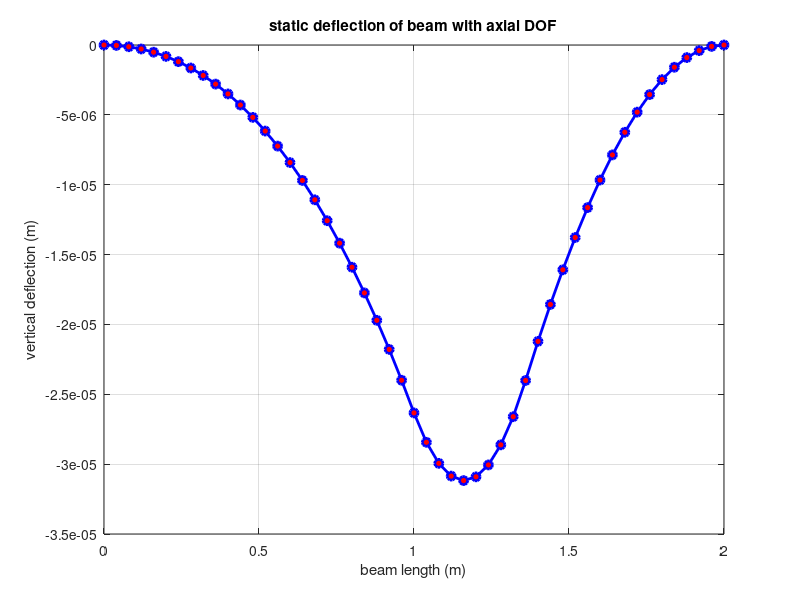
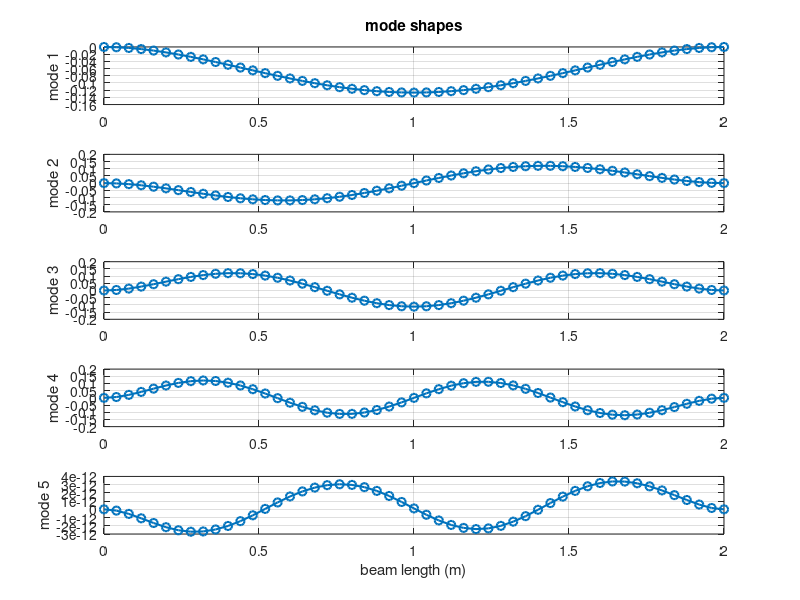
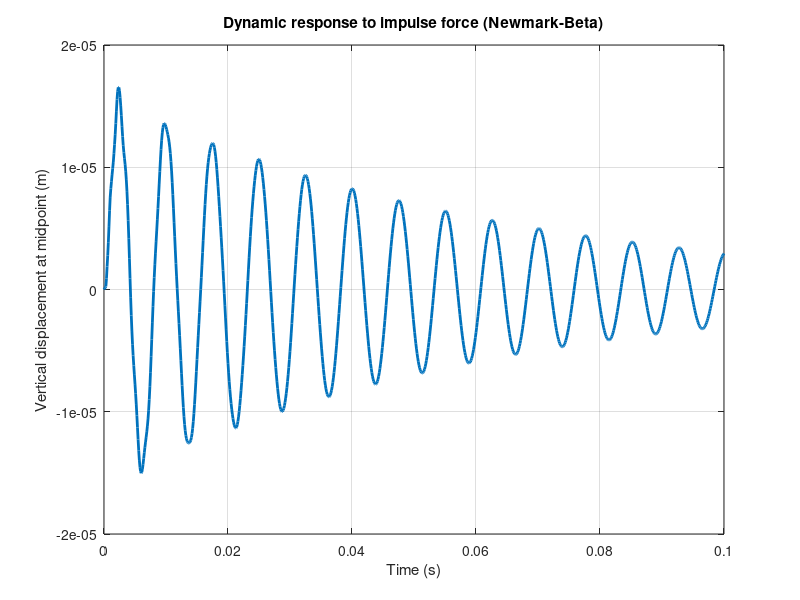
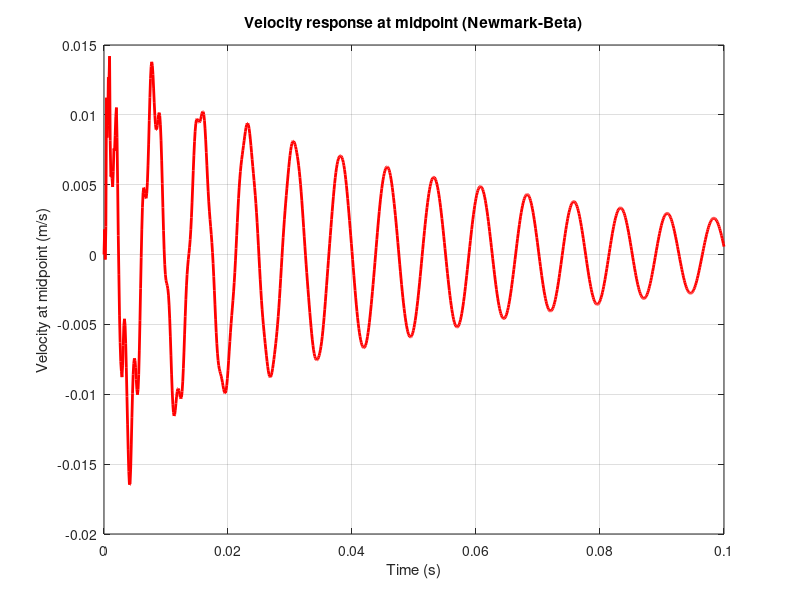

These figures' MATLAB source, in order:
% Beam Formulation with Axial DOF, Mass Matrix, Modal Analysis, and Rayleigh Damping
clear; clc; close all;

%% input parameters
nElem = 50;              % number of elements
E     = 210e9;           % Young's modulus (Pa)
A     = 0.01;            % cross-sectional area (m^2)
I     = 8.333e-6;        % moment of inertia (m^4)
rho   = 7850;            % mass density (kg/m^3)
L     = 2;               % total beam length (m)
q     = 0;               % distributed load (ignored for static)

%% this is used for assigning a single static moment%%

%  mid-span moment assignment (for static test)
% force_node      = round((nElem/2) + 1);
% force_DOF_local = 3;     % 1=u, 2=w, 3=theta
% moment_value    = 800;   % applied moment (Nm)

%% derived sizes
nNode         = nElem + 1;
nDOF_per_node = 3;        % u, w, theta
nDOF          = nNode * nDOF_per_node;
Le            = L / nElem;

%% Element stiffness matrices
% axial (2×2)
ke_axial = (E*A/Le)*[1 -1; -1 1];

% bending (4×4 Hermite)
ke_bending = (E*I/Le^3)*[ ...
     12      6*Le   -12    6*Le; 
    6*Le   4*Le^2  -6*Le  2*Le^2;
   -12    -6*Le     12    -6*Le;
    6*Le   2*Le^2  -6*Le   4*Le^2 ];

% assemble into 6×6 element stiffness
ke = zeros(6,6);
axial_dofs   = [1 4];
bending_dofs = [2 3 5 6];
ke(axial_dofs,   axial_dofs)   = ke_axial;
ke(bending_dofs, bending_dofs) = ke_bending;

%% Element mass matrices (consistent)
% axial (2×2)
me_axial = (rho*A*Le/6)*[2 1; 1 2];

% bending (4×4 Hermite)
me_bending = (rho*A*Le/420)*[ ...
    156       22*Le    54      -13*Le;
     22*Le   4*Le^2   13*Le   -3*Le^2;
     54       13*Le   156     -22*Le;
    -13*Le   -3*Le^2  -22*Le   4*Le^2 ];

% assemble into 6×6 element mass
me = zeros(6,6);
me(axial_dofs,   axial_dofs)   = me_axial;
me(bending_dofs, bending_dofs) = me_bending;

%% Global assembly
K = zeros(nDOF);
M = zeros(nDOF);
for e = 1:nElem
    idx = (e-1)*nDOF_per_node + (1:6);
    K(idx,idx) = K(idx,idx) + ke;
    M(idx,idx) = M(idx,idx) + me;
end

%% Static loading: Apply Two Moments (Predefined)
F = zeros(nDOF,1);

% Moment 1
force_node_1      = 26;
force_DOF_local_1 = 3;   % rotation (theta)
moment_value_1    = -800; % Nm
globalDOF_1 = (force_node_1-1)*nDOF_per_node + force_DOF_local_1;
F(globalDOF_1) = moment_value_1;

%  Moment 2 
force_node_2      = 35;
force_DOF_local_2 = 3;    % rotation (theta)
moment_value_2    = +800; % Nm in opposite direction
globalDOF_2 = (force_node_2-1)*nDOF_per_node + force_DOF_local_2;
F(globalDOF_2) = moment_value_2;


%% Apply BCs (fixed at both ends: all DOFs)
fixedDOF = [1,2,3, nDOF-2, nDOF-1, nDOF];
freeDOF  = setdiff(1:nDOF, fixedDOF);

K_reduced = K(freeDOF, freeDOF);
M_reduced = M(freeDOF, freeDOF);
F_reduced = F(freeDOF);

%% Solve static problem
U = zeros(nDOF,1);
U(freeDOF) = K_reduced \ F_reduced;

% Plot static deflection
x_nodes = linspace(0, L, nNode);
vertical_disp = U(2:nDOF_per_node:end);
figure;
plot(x_nodes, vertical_disp, 'b-o','LineWidth',2,'MarkerFaceColor','r');
grid on;
xlabel('beam length (m)');
ylabel('vertical deflection (m)');
title('static deflection of beam with axial DOF');

%% Modal analysis
% Solve generalized eigenvalue problem: K_reduced * phi = omega^2 * M_reduced * phi
[Phi, D] = eig(K_reduced, M_reduced);
omega2 = diag(D);
[omega2, sortIdx] = sort(omega2);
Phi = Phi(:,sortIdx);
freq = sqrt(omega2)/(2*pi);

% Display first few natural frequencies
nModesToShow = 5;
disp('natural frequencies (Hz):');
disp(freq(1:nModesToShow));

% Plot first nModesToShow mode shapes (vertical deflection)
figure;
for j = 1:nModesToShow
    mode_full = zeros(nDOF,1);
    mode_full(freeDOF) = Phi(:,j);
    vmode = mode_full(2:nDOF_per_node:end);
    subplot(nModesToShow,1,j);
    plot(x_nodes, vmode, '-o','LineWidth',1.5);
    ylabel(sprintf('mode %d', j));
    grid on;
    if j==1
        title('mode shapes');
    end
    if j==nModesToShow
        xlabel('beam length (m)');
    end
end

%% Rayleigh damping calculation
%     damping ratios for first two modes
zeta1 = 0.02;  % 2% for mode 1
zeta2 = 0.02;  % 2% for mode 2
omega1 = 2*pi*freq(1);
omega2 = 2*pi*freq(2);

% deriving the alpha and beta: zeta_i = alpha/(2*omega_i) + beta*omega_i/2
Acoef = [1/(2*omega1), omega1/2; 1/(2*omega2), omega2/2];
bcoef = [zeta1; zeta2];
ab = Acoef \ bcoef;
alpha = ab(1);
beta  = ab(2);

% Assembled damping matrix
C_reduced = alpha * M_reduced + beta * K_reduced;

disp('Rayleigh damping coefficients:');
fprintf('  alpha = %.3e  beta = %.3e\n', alpha, beta);

% (Optional) Dynamic stiffness at a given frequency
% omega_test = 2*pi*10;  % 10 Hz
% Kdyn = -omega_test^2 * M_reduced + 1i*omega_test * C_reduced + K_reduced;


%% Newmark-Beta Time Integration (Impulse Response)

% parameters for time integration
beta   = 1/4;
gamma  = 1/2;
dt     = 1e-4;       
Tmax   = 0.1;        
Nt     = round(Tmax / dt);
time   = (0:Nt)*dt;

% initial conditions
w0  = zeros(length(freeDOF),1);  % initial displacement
v0  = zeros(length(freeDOF),1);  % initial velocity
a0  = M_reduced \ (F_reduced - C_reduced*v0 - K_reduced*w0);  % initial acceleration

% history arrays
W  = zeros(length(w0), Nt+1);  W(:,1) = w0;
V  = zeros(length(w0), Nt+1);  V(:,1) = v0;
A  = zeros(length(w0), Nt+1);  A(:,1) = a0;

% newmark coefficients
a0N = 1 / (beta*dt^2);
a1N = gamma / (beta*dt);
a2N = 1 / (beta*dt);
a3N = 1 / (2*beta) - 1;
a4N = gamma / beta - 1;
a5N = dt * (gamma / (2*beta) - 1);

% Effective stiffness matrix
Keff = K_reduced + a1N * C_reduced + a0N * M_reduced;

% impulse force imposing 
f_dyn = zeros(length(w0), Nt+1);
impulse_node = round(nElem/2) + 1;
impulse_DOF  = 2; % vertical DOF (w)
impulse_val  = 1000;   % N
impulse_time = 0.001;  % 1 ms duration
impulse_idx  = (impulse_node-1)*nDOF_per_node + impulse_DOF;
impulse_dof  = find(freeDOF == impulse_idx);  % local DOF in reduced system
impulse_steps = round(impulse_time / dt);
f_dyn(impulse_dof, 1:impulse_steps) = impulse_val;

% time integration main loop
for n = 1:Nt
    % effective force
    Feff = f_dyn(:,n+1) ...
         + M_reduced * (a0N*W(:,n) + a2N*V(:,n) + a3N*A(:,n)) ...
         + C_reduced * (a1N*W(:,n) + a4N*V(:,n) + a5N*A(:,n));

    % solve for displacement
    W(:,n+1) = Keff \ Feff;

    % acceleration and velocity updates
    A(:,n+1) = a0N * (W(:,n+1) - W(:,n)) - a2N * V(:,n) - a3N * A(:,n);
    V(:,n+1) = V(:,n) + dt * ((1 - gamma) * A(:,n) + gamma * A(:,n+1));
end

% plot dynamic response at midspan
mid_dof = find(freeDOF == impulse_idx);
figure;
plot(time, W(mid_dof,:), 'LineWidth', 2);
xlabel('Time (s)');
ylabel('Vertical displacement at midpoint (m)');
title('Dynamic response to impulse force (Newmark-Beta)');
grid on;

% plot velocity at midpoint
figure;
plot(time, V(mid_dof,:), 'r', 'LineWidth', 2);
xlabel('Time (s)');
ylabel('Velocity at midpoint (m/s)');
title('Velocity response at midpoint (Newmark-Beta)');
grid on;

% plot acceleration at midpoint
figure;
plot(time, A(mid_dof,:), 'g', 'LineWidth', 2);
xlabel('Time (s)');
ylabel('Acceleration at midpoint (m/s^2)');
title('Acceleration response at midpoint (Newmark-Beta)');
grid on;

